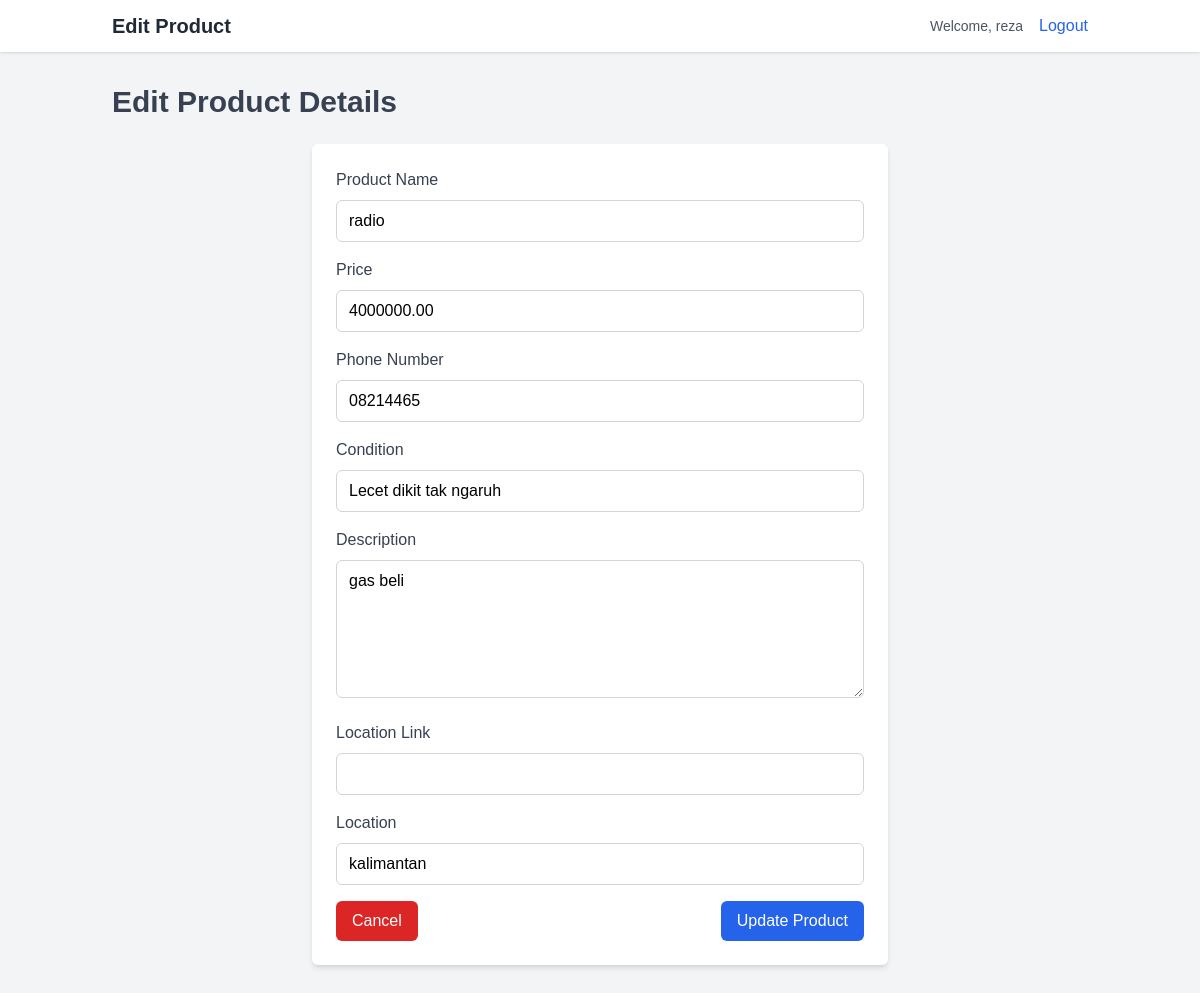
The app's page /edit_myproduct.php?id=53 (signed in) with its own data.
### tables this page shows
CREATE TABLE `detail_barang` (
  `id` int NOT NULL,
  `username` varchar(255) NOT NULL,
  `nama_barang` varchar(255) NOT NULL,
  `harga_barang` decimal(10,2) NOT NULL,
  `nomor_telepon` varchar(20) DEFAULT NULL,
  `kondisi` text,
  `deskripsi_barang` text,
  `link_maps` varchar(255) DEFAULT NULL,
  `gambar_barang_1` varchar(255) DEFAULT NULL,
  `gambar_barang_2` varchar(255) DEFAULT NULL,
  `gambar_barang_3` varchar(255) DEFAULT NULL,
  `gambar_barang_4` varchar(255) DEFAULT NULL,
  `tanggal_masuk` timestamp NULL DEFAULT CURRENT_TIMESTAMP,
  `jumlah_like` int DEFAULT '0',
  `jumlah_views` int DEFAULT '0',
  `lokasi_barang` varchar(255) NOT NULL,
  `kategori` varchar(50) NOT NULL
);

### edit_myproduct.php (the view, shortened to what this page needs)
<?php
require_once 'koneksi.php';
$username = $_SESSION['username'];
if (isset($_GET['id']) && is_numeric($_GET['id'])) {
    $id = $_GET['id'];
    $query = "SELECT * FROM detail_barang WHERE id = $id AND username = '$username'";
    $result = $connection->query($query);
    if ($result->num_rows == 1) {
        $product = $result->fetch_assoc();
    } else {
        header('Location: myproduct.php');
        exit;
    }
} else {
    header('Location: myproduct.php');
    exit;
}
?>
<!DOCTYPE html>
<html lang="id">
<head>
    <link rel="stylesheet" href="assets/app.css" />
    <link rel="stylesheet" href="output.css">
    <script src="https://cdn.tailwindcss.com"></script>
    <link href="https://cdn.jsdelivr.net/npm/tailwindcss@2.2.19/dist/tailwind.min.css" rel="stylesheet" />
    <link href="https://cdnjs.cloudflare.com/ajax/libs/flowbite/2.3.0/flowbite.min.css" rel="stylesheet" />
    <link rel="stylesheet" href="https://cdnjs.cloudflare.com/ajax/libs/font-awesome/6.0.0-beta3/css/all.min.css" />
</head>
<body class="bg-gray-100">
    <header class="bg-white shadow">
        <div class="container mx-auto px-6 py-3">
            <div class="flex items-center justify-between">
                <div class="hidden md:flex md:items-center md:space-x-4">
                    <h1 class="text-xl font-semibold text-gray-800">Edit Product</h1>
                </div>
                <div class="flex items-center space-x-4">
                    <span class="text-gray-600 text-sm">Welcome, <?php echo htmlspecialchars($_SESSION['username']); ?></span>
                    <a href="logout.php" class="text-blue-600 hover:text-blue-800">Logout</a>
                </div>
            </div>
        </div>
    </header>
    <main class="container mx-auto py-8">
        <div class="px-6">
            <h2 class="text-3xl font-semibold text-gray-700 mb-6">Edit Product Details</h2>
            <form action="<?php echo htmlspecialchars($_SERVER['PHP_SELF'] . '?id=' . $id); ?>" method="POST" class="max-w-xl mx-auto bg-white p-6 rounded-md shadow-md">
                <div class="mb-4">
                    <label for="nama_barang" class="block text-gray-700 font-medium mb-2">Product Name</label>
                    <input type="text" name="nama_barang" id="nama_barang" value="<?php echo htmlspecialchars($product['nama_barang']); ?>" class="w-full px-3 py-2 border border-gray-300 rounded-md focus:outline-none focus:border-blue-500" required>
                </div>
                <div class="mb-4">
                    <label for="harga_barang" class="block text-gray-700 font-medium mb-2">Price</label>
                    <input type="text" name="harga_barang" id="harga_barang" value="<?php echo htmlspecialchars($product['harga_barang']); ?>" class="w-full px-3 py-2 border border-gray-300 rounded-md focus:outline-none focus:border-blue-500" required>
                </div>
                <div class="mb-4">
                    <label for="nomor_telepon" class="block text-gray-700 font-medium mb-2">Phone Number</label>
                    <input type="text" name="nomor_telepon" id="nomor_telepon" value="<?php echo htmlspecialchars($product['nomor_telepon']); ?>" class="w-full px-3 py-2 border border-gray-300 rounded-md focus:outline-none focus:border-blue-500" required>
                </div>
                <div class="mb-4">
                    <label for="kondisi" class="block text-gray-700 font-medium mb-2">Condition</label>
                    <input type="text" name="kondisi" id="kondisi" value="<?php echo htmlspecialchars($product['kondisi']); ?>" class="w-full px-3 py-2 border border-gray-300 rounded-md focus:outline-none focus:border-blue-500" required>
                </div>
                <div class="mb-4">
                    <label for="deskripsi_barang" class="block text-gray-700 font-medium mb-2">Description</label>
                    <textarea name="deskripsi_barang" id="deskripsi_barang" rows="5" class="w-full px-3 py-2 border border-gray-300 rounded-md focus:outline-none focus:border-blue-500" required><?php echo htmlspecialchars($product['deskripsi_barang']); ?></textarea>
                </div>
                <div class="mb-4">
                    <label for="link_maps" class="block text-gray-700 font-medium mb-2">Location Link</label>
                    <input type="text" name="link_maps" id= "link_maps" value="<?php echo htmlspecialchars($product['link_maps']); ?>" class="w-full px-3 py-2 border border-gray-300 rounded-md focus:outline-none focus:border-blue-500" required>
                </div>
                <div class="mb-4">
                    <label for="lokasi_barang" class="block text-gray-700 font-medium mb-2">Location</label>
                    <input type="text" name="lokasi_barang" id="lokasi_barang" value="<?php echo htmlspecialchars($product['lokasi_barang']); ?>" class="w-full px-3 py-2 border border-gray-300 rounded-md focus:outline-none focus:border-blue-500" required>
                </div>
                <div class="flex justify-between">
                    <a href="myproduct.php" class="px-4 py-2 bg-red-600 text-white rounded-md hover:bg-red-700 focus:outline-none">Cancel</a>
                    <button type="submit" class="px-4 py-2 bg-blue-600 text-white rounded-md hover:bg-blue-700 focus:outline-none">Update Product</button>
                </div>
            </form>
        </div>
    </main>
</body>
</html>

### assets/app.css (style rules this page uses)
* { box-sizing: border-box; }
body { margin: 0; font-family: Poppins; overflow-x: hidden; }
* { margin: 0; padding: 0; box-sizing: border-box; font-family: "Poppins", sans-serif; }

### records on screen
detail_barang: nama_barang "radio", harga_barang "4000000.00", nomor_telepon "08214465", kondisi "Lecet dikit tak ngaruh", deskripsi_barang "gas beli", lokasi_barang "kalimantan"

### other values on screen
$_SESSION['username'] "reza"
